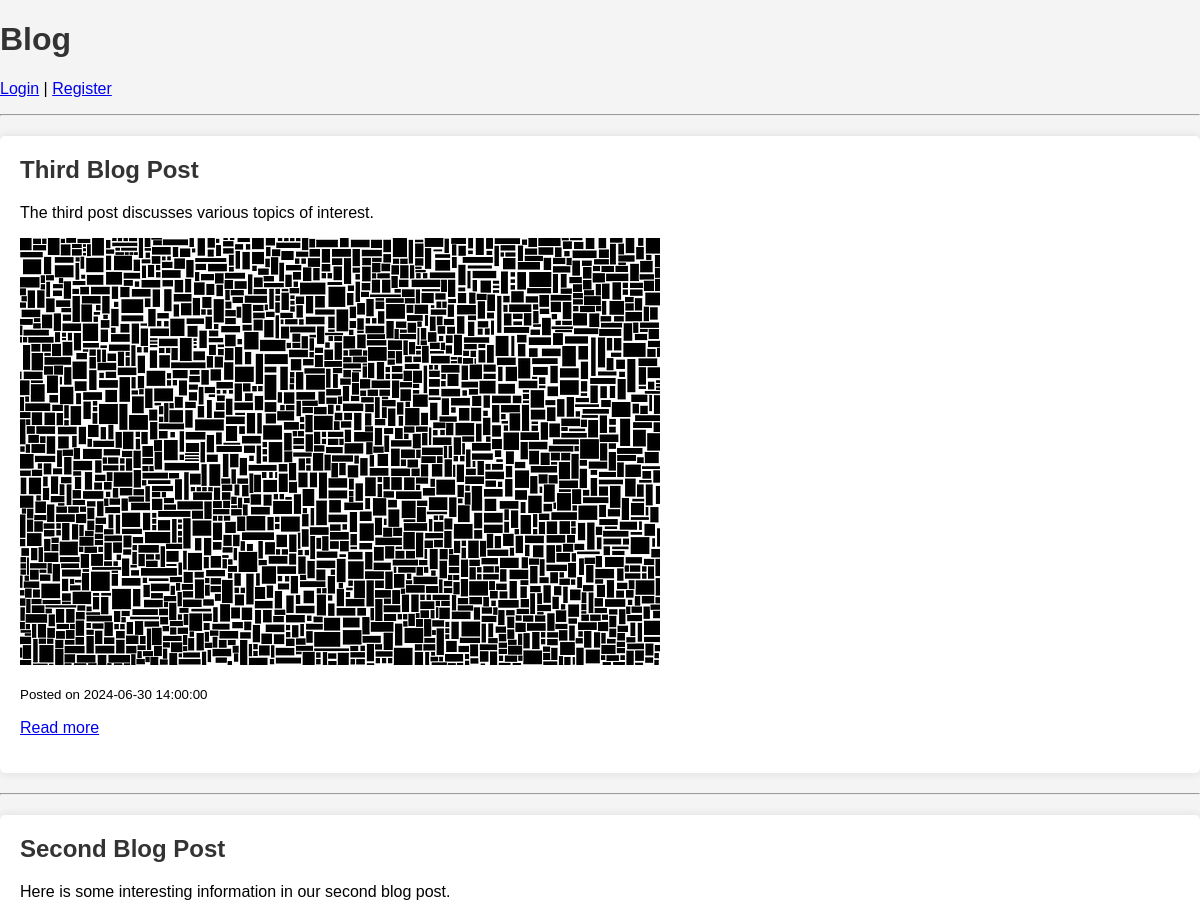
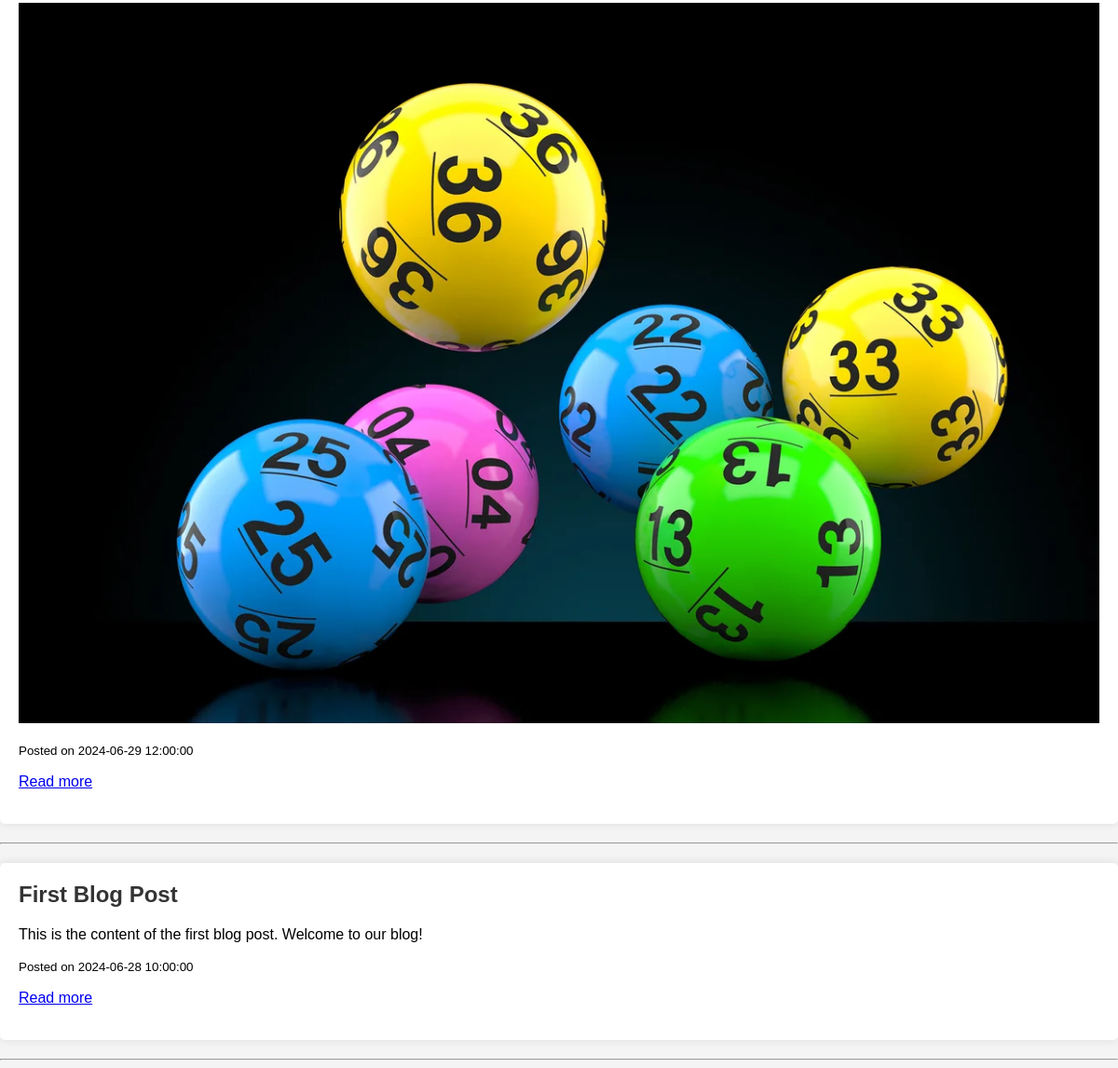
The page / on the database its author committed (2 pictures, top to bottom).
### tables this page shows
CREATE TABLE posts (
                       id INT AUTO_INCREMENT PRIMARY KEY,
                       title VARCHAR(255) NOT NULL,
                       content TEXT NOT NULL,
                       image VARCHAR(255) DEFAULT NULL,
                       created_at TIMESTAMP DEFAULT CURRENT_TIMESTAMP
);

### auth.php (called while the page is built, shortened)
<?php
function isLoggedIn() {
    return isset($_SESSION['user_id']);
}
?>

### post.php (called while the page is built, shortened)
<?php
class Post {
    private $conn;
    private $table_name = "posts";
    public function __construct($db) {
        $this->conn = $db;
    }
    public function read() {
        $query = "SELECT * FROM " . $this->table_name . " ORDER BY created_at DESC";
        $stmt = $this->conn->prepare($query);
        $stmt->execute();
        return $stmt;
    }
}
?>

### index.php (the view, shortened to what this page needs)
<?php
include_once 'post.php';
include_once 'auth.php';
$database = new Database();
$db = $database->getConnection();
$post = new Post($db);
$stmt = $post->read();
?>
<!DOCTYPE html>
<html lang="pl">
<head>
    <link rel="stylesheet" href="styles.css">
</head>
<body>
<h1>Blog</h1>
<?php if (isLoggedIn()): ?>
    <p>Welcome, <?php echo $_SESSION['role']; ?>! <a href="auth.php?action=logout">Logout</a></p>
<?php else: ?>
    <p><a href="login.php">Login</a> | <a href="register.php">Register</a></p>
<?php endif; ?>
<hr>
<?php while ($row = $stmt->fetch(PDO::FETCH_ASSOC)): ?>
    <div class="post">
        <h2><?php echo htmlspecialchars($row['title']); ?></h2>
        <p><?php echo htmlspecialchars($row['content']); ?></p>
        <?php if ($row['image']): ?>
            <img src="uploads/<?php echo htmlspecialchars($row['image']); ?>" alt="Post Image">
        <?php endif; ?>
        <p><small>Posted on <?php echo htmlspecialchars($row['created_at']); ?></small></p>
        <p><a href="post_details.php?id=<?php echo $row['id']; ?>">Read more</a></p>
    </div>
    <hr>
<?php endwhile; ?>
</body>
</html>

### styles.css (style rules this page uses)
body { font-family: Arial, sans-serif; margin: 0; padding: 0; background-color: #f4f4f4; }
h1, h2 { color: #333; }
.post, .comment { background: #fff; padding: 20px; margin: 20px 0; border-radius: 5px; box-shadow: 0 0 10px rgba(0,0,0,0.1); }
.post img, .comment img { max-width: 100%; height: auto; }
.post h2, .comment h2 { margin-top: 0; }

### rows shown on the page
posts: title "Third Blog Post", content "The third post discusses various topics of interest.", image (picture), created_at "2024-06-30 14:00:00"
posts: title "Second Blog Post", content "Here is some interesting information in our second blog post.", image (picture), created_at "2024-06-29 12:00:00"
posts: title "First Blog Post", content "This is the content of the first blog post. Welcome to our blog!", created_at "2024-06-28 10:00:00"
